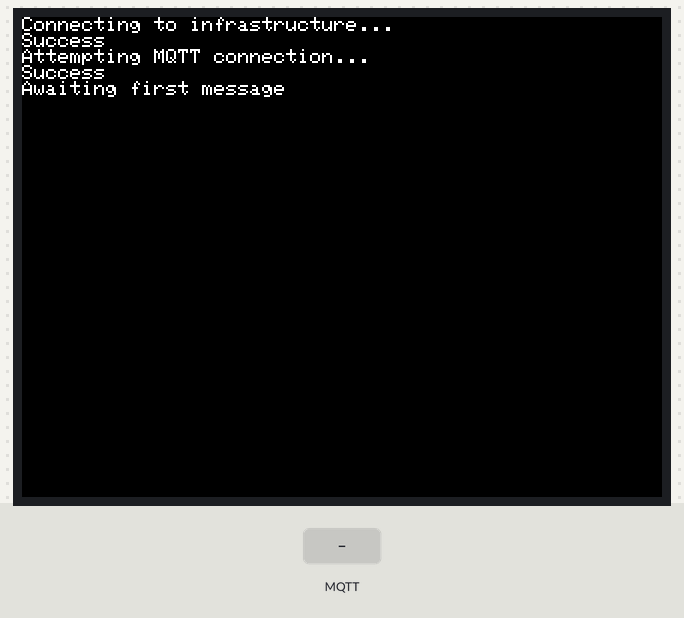
Bench run of a sketch on a simulated ESP32. Shown: 320×240 colour display. Inputs (shaded band) come from the test bench. WiFi joins after 1.5 s; servers stay silent unless stated; random numbers use the default seed unless the sketch sets one; no MQTT or app messages arrive unless stated.

Above: at 2.8 s.
2.9 s: MQTT message "0" arrives on the first subscribed topic
At 4.1 s:
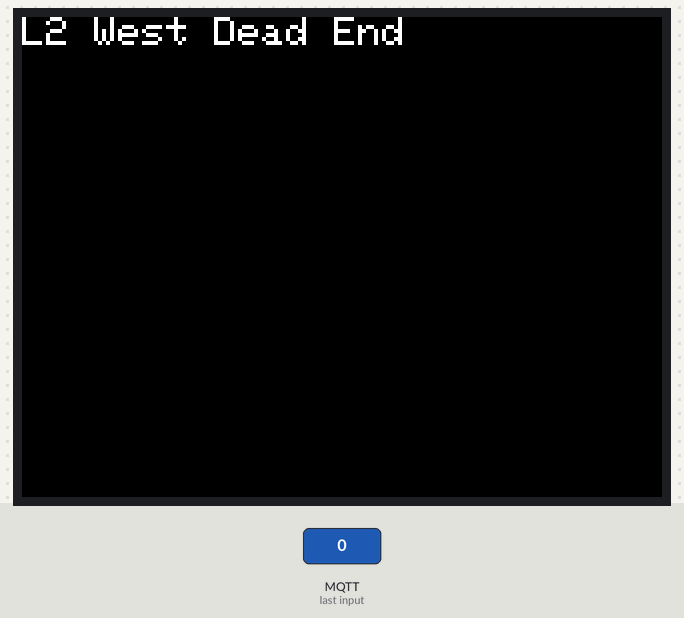
4.4 s: MQTT message "1" arrives on the first subscribed topic
At 5.6 s:
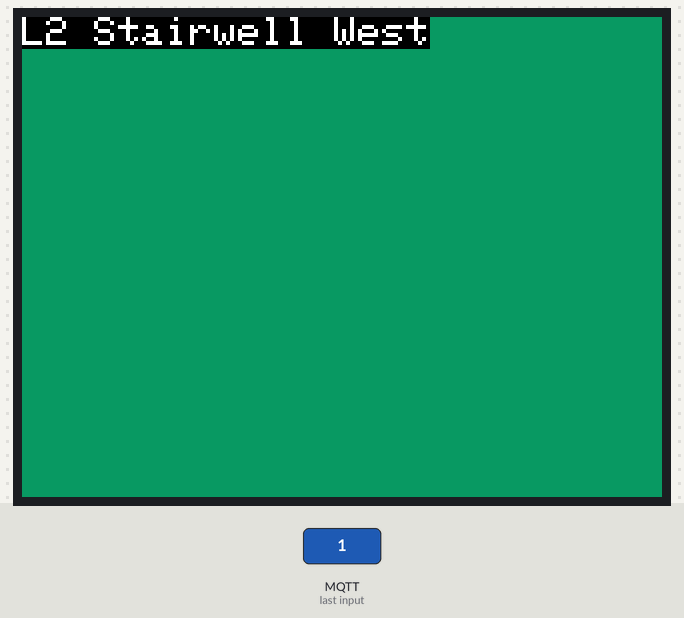
5.9 s: MQTT message "2" arrives on the first subscribed topic
At 6.8 s:
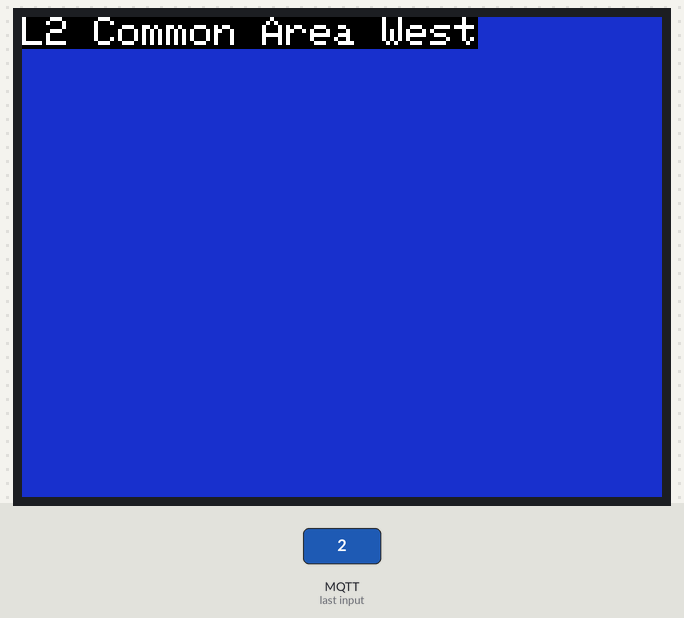
7.4 s: MQTT message "3" arrives on the first subscribed topic
At 8.0 s:
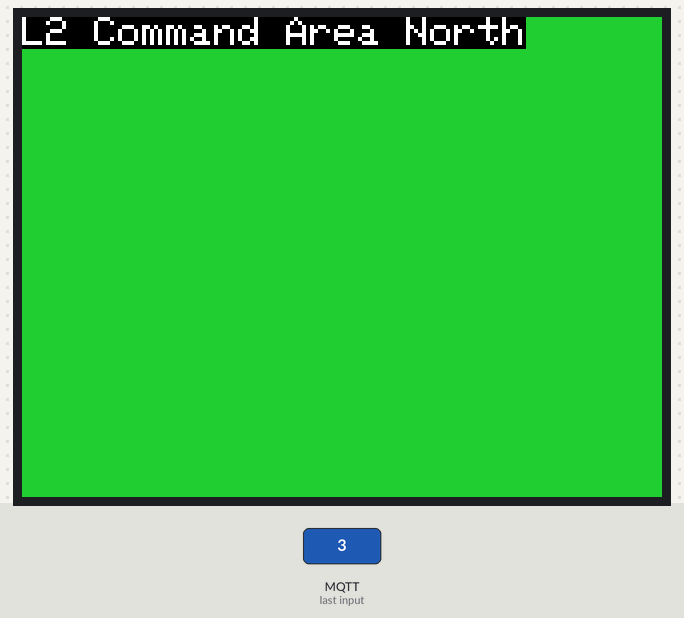
8.9 s: MQTT message "4" arrives on the first subscribed topic
At 10.1 s:
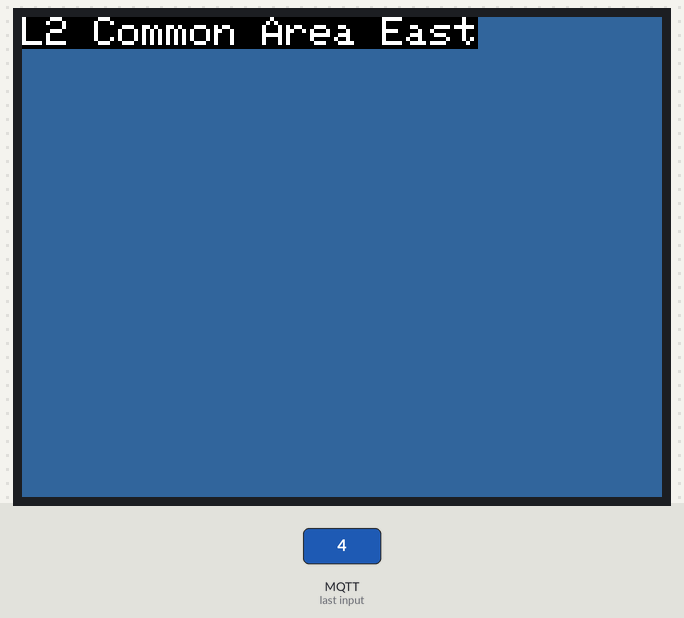
10.4 s: MQTT message "5" arrives on the first subscribed topic
At 11.3 s:
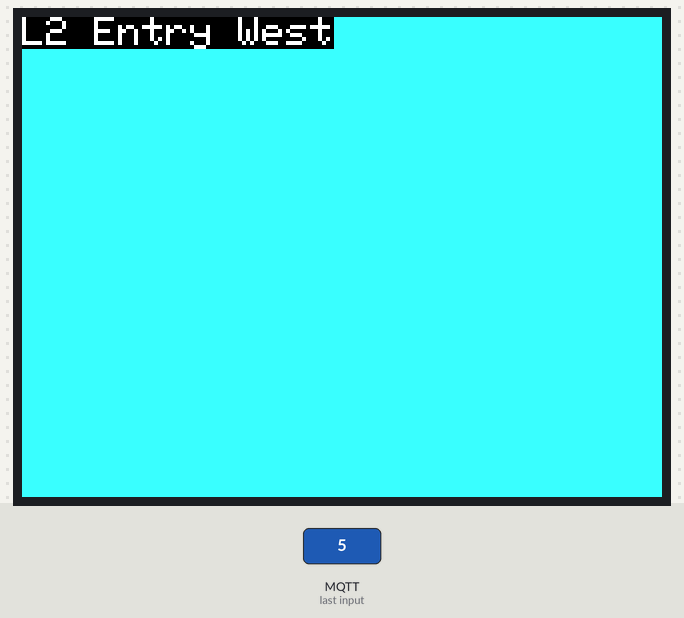
Timing chart, 0 to 12.9 s (numbered marks = the images above; inputs shaded):
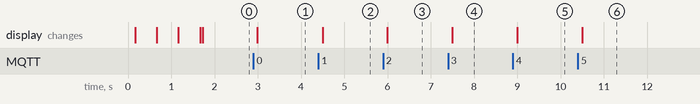

Measured:
- after the input at 2.9 s, the display: changes after 0.09 s (image 1)
- after the input at 4.4 s, the display: changes after 0.10 s (image 2)
- after the input at 5.9 s, the display: changes after 0.10 s (image 3)
- after the input at 7.4 s, the display: changes after 0.10 s (image 4)
- after the input at 8.9 s, the display: changes after 0.10 s (image 5)
- after the input at 10.4 s, the display: changes after 0.10 s (image 6)

The sketch:

Saturn-Black_VGA_monitor.ino
```cpp
/*
*******************************************************************************
* Author: Robert MacH
* Describe: Change colour based on location, sourced from MQTT
* Date: 2024/05/16
*******************************************************************************
*/
#include "M5Core2.h"
#include <WiFi.h>
#include <PubSubClient.h>

WiFiClient espClient;
PubSubClient client(espClient);

// Configure the name and password of the connected wifi and your MQTT Serve
// host.
const char* ssid        = "infrastructure";
const char* password    = "4QKQXBKXkXsT";
const char* mqtt_server = "csse4011-iot.zones.eait.uq.edu.au";

unsigned long lastMsg = 0;
#define MSG_BUFFER_SIZE (50)
char msg[MSG_BUFFER_SIZE];
int value = 1;
int retries = 0;

//MQTT Functions
void mqttSetup();
void callback(char* topic, byte* payload, unsigned int length);

//Wifi Functions
void setupWifi();
void reConnect();

//Screen Colour functions
void setColour(int location);


void mqttSetup(){
  M5.begin();
  setupWifi();
  client.setServer(mqtt_server, 1883);  // Sets the server details.
  client.setCallback(callback);  // Sets the message callback function.
}

void setup() {
    mqttSetup();
}


void loop() {
    if (!client.connected()) {
        reConnect();
    }

    client.loop();
    // This function is called periodically to allow clients to
    // process incoming messages and maintain connections to the
    // server.
    float distance = 0;

    unsigned long now = millis();  // Obtain the host startup duration.  获取主机开机时长
    if (now - lastMsg > 200) {
        if (value % 24 == 0) {
            M5.Lcd.clear();
            M5.Lcd.setCursor(0, 0);
        }

        lastMsg = now;
    }

}

void setupWifi() {
    delay(10);
    M5.Lcd.printf("Connecting to %s", ssid);
    WiFi.mode(
        WIFI_STA);  // Set the mode to WiFi station mode.  设置模式为WIFI站模式
    WiFi.begin(ssid, password);  // Start Wifi connection.  开始wifi连接

    while (WiFi.status() != WL_CONNECTED) {
        delay(500);
        M5.Lcd.print(".");
    }
    M5.Lcd.printf("\nSuccess\n");
}

void setColour(int location){
  if (location > 20){
    location = -1;
  }

  M5.Lcd.fillScreen((uint16_t) ((((float)0xFFFF)/20) * (location <= 20 && location >= 0 ? location : 0)));

  M5.Lcd.setTextSize(2);
  M5.Lcd.setCursor(0, 0);

  switch(location){
    case 0:
      M5.Lcd.print("L2 West Dead End");
      break;
    case 1:
      M5.Lcd.print("L2 Stairwell West");
      break;
    case 2:
      M5.Lcd.print("L2 Common Area West");
      break;
    case 3:
      M5.Lcd.print("L2 Command Area North");
      break;
    case 4:
      M5.Lcd.print("L2 Common Area East");
      break;
    case 5:
      M5.Lcd.print("L2 Entry West");
      break;
    case 6:
      M5.Lcd.print("L2 Entry East");
      break;
    case 7:
      M5.Lcd.print("L2 Elevators");
      break;
    case 8:
      M5.Lcd.print("L2 Corridor West");
      break;
    case 9:
      M5.Lcd.print("L2 Corridor Centre");
      break;
    case 10:
      M5.Lcd.print("L2 Corridor East");
      break;
    case 11:
      M5.Lcd.print("L2 Stairwell East");
      break;
    case 12:
      M5.Lcd.print("L1 West Dead End");
      break;
    case 13:
      M5.Lcd.print("L1 Stairwell West");
      break;
    case 14:
      M5.Lcd.print("L1 Entry Lower");
      break;
    case 15:
      M5.Lcd.print("L1 Entry Upper");
      break;
    case 16:
      M5.Lcd.print("L1 Elevator");
      break;
    case 17:
      M5.Lcd.print("L1 Corridor West");
      break;
    case 18:
      M5.Lcd.print("L1 Corridor Centre");
      break;
    case 19:
      M5.Lcd.print("L1 Stairwell East");
      break;
    case 20:
      M5.Lcd.print("L1 Hallway East");
      break;
    case 21:
      M5.Lcd.print("L2 West Dead End");
      break;
    default:
      M5.Lcd.print("Invalid Location ID");
      break;
  }
  return;
}

void callback(char* topic, byte* payload, unsigned int length) {

    char command[20];

    for (int i = 0; i < length; i++) {
      if(length > 20){
        M5.Lcd.println("Command too Long! Len = ");
        M5.Lcd.print(length);
        break;
      }
      command[i] = ((char)payload[i]);
      M5.Lcd.print((char)payload[i]);
    }

    M5.Lcd.print("Message arrived [");
    M5.Lcd.print(topic);
    M5.Lcd.print("] ");

    for (int i = 0; i < length; i++) {
      M5.Lcd.print((char)payload[i]);
    }

    setColour(atoi(command));

    M5.Lcd.println();
}

void reConnect() {
    while (!client.connected()) {
        M5.Lcd.print("Attempting MQTT connection...");
        // Create a random client ID.  创建一个随机的客户端ID
        String clientId = "M5Stack-";
        clientId += String(random(0xffff), HEX);
        // Attempt to connect.
        if (client.connect(clientId.c_str())) {
            M5.Lcd.printf("\nSuccess\n");
            M5.Lcd.println("Awaiting first message");
            // Once connected, publish an announcement to the topic.
            client.publish("local44333289", "VGA Monitor Online");
            // ... and resubscribe.
            client.subscribe("local44333289");
        } else {
            M5.Lcd.print("failed, rc=");
            M5.Lcd.print(client.state());
            M5.Lcd.println("try again in 5 seconds");
            delay(5000);
            retries++;
        }
        if (retries > 10){
          M5.Lcd.clear();
          retries = 0;
          M5.Lcd.setCursor(0,0);
        }
    }
}
```
